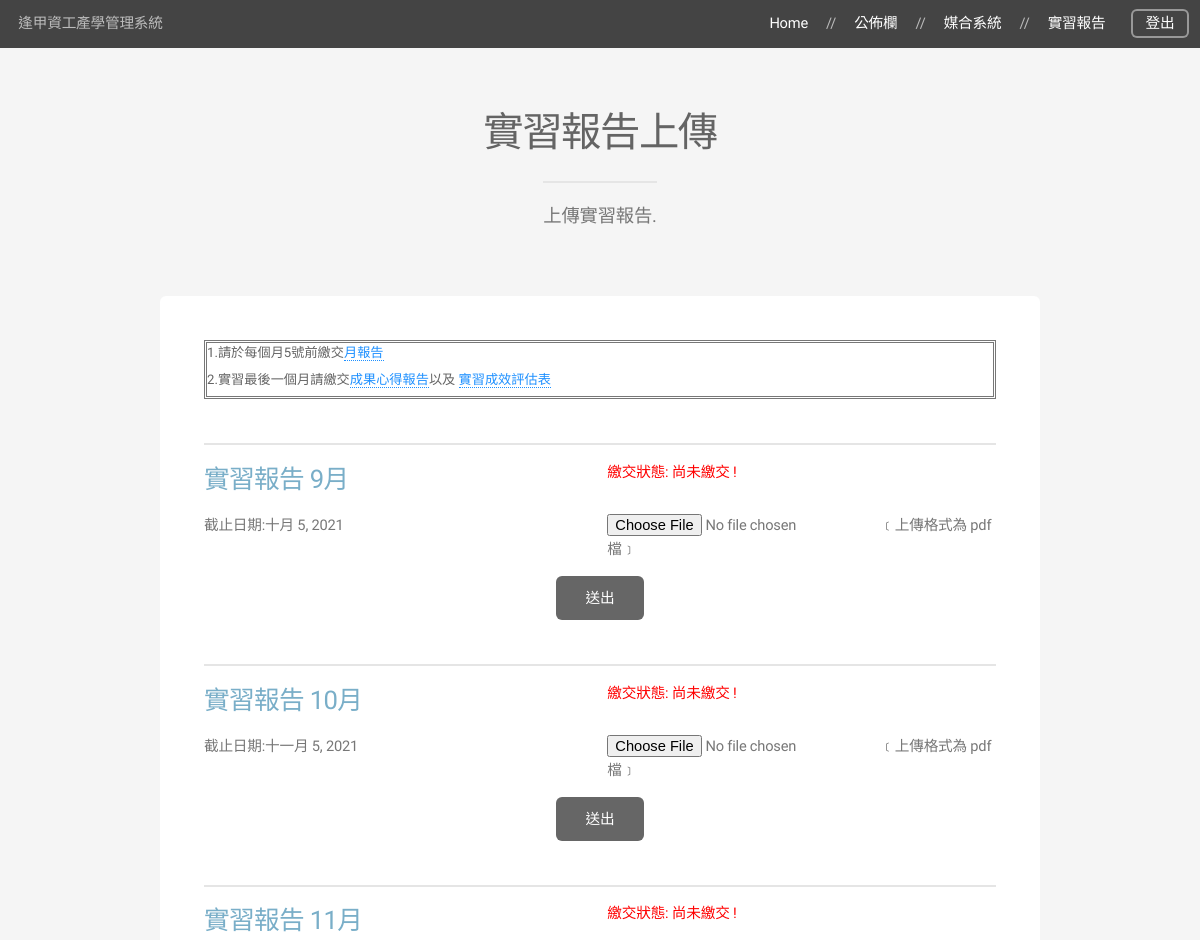
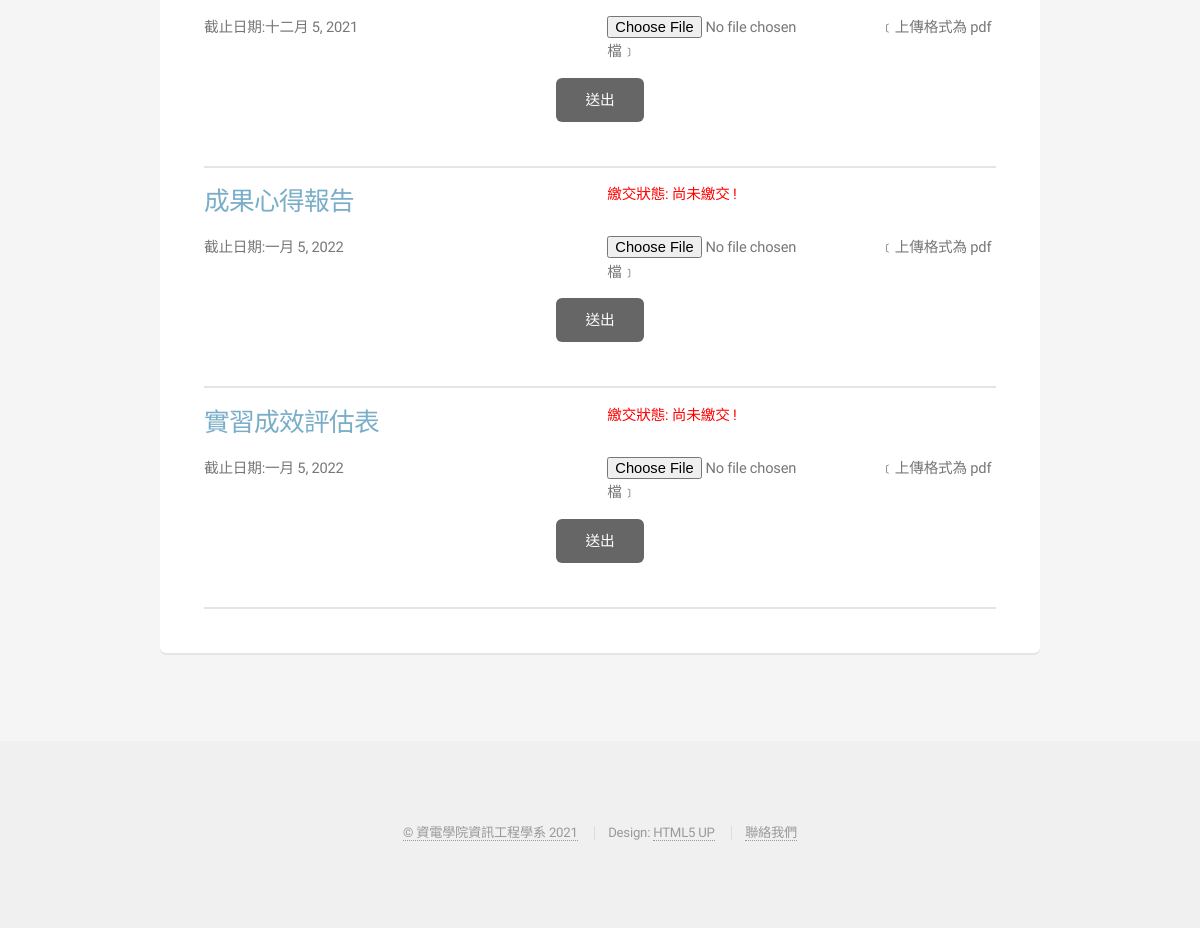
Page /inter_ship/student/ (signed in) on the committed database (2 pictures, top to bottom).
### inter_ship/models.py (models this page shows, shortened)
class MonthReport(models.Model):
    title = models.CharField(max_length=10, verbose_name='標題', blank=True, null=True)
    student = models.ForeignKey(Student, related_name='diary_student', on_delete=models.CASCADE, verbose_name='學生')
    report = models.FileField(upload_to='report/', validators=[validators.FileExtensionValidator(['pdf'],
                              message='報告必須為pdf格式')], verbose_name='實習報告', blank=True, null=True)
    deadline = models.DateField(verbose_name='截止日期')
    delay_upload = models.BooleanField(verbose_name='補交', default=False)
    company_tutor_feedback = models.TextField(verbose_name='企業導師回饋', blank=True, null=True)
    company_tutor_feedback_date = models.DateField(verbose_name='企業導師回饋日期', blank=True, null=True)
    university_tutor_feedback = models.TextField(verbose_name='大學導師回饋', blank=True, null=True)
    university_tutor_feedback_date = models.DateField(verbose_name='大學導師回饋日期', blank=True, null=True)
    class Meta:
        ordering = ('student',)
        verbose_name = '實習報告'
        verbose_name_plural = '實習報告'

### inter_ship/views.py (the view, shortened to what this page needs)
# urls.py: path('student/', views.report_student),
def report_student(request):
    if request.user.is_authenticated:
        if request.user.profile.role == Profile.STUDENT:
            check_user = Student.objects.filter(user=request.user)
            if check_user.exists():
                check_inter_ship = InterShip.objects.filter(student=check_user.get())
                if check_inter_ship.exists():
                    check_month_report = MonthReport.objects.filter(student=check_user.get())
                    if check_month_report.exists():
                        month_report = check_month_report.all().order_by('deadline')
                        deadline_compare = datetime.datetime.now().date()
                else:
                    return HttpResponse("未有實習資料!")
            else:
                message = '使用者個人資料未定義!'
                return redirect('/system/student/studentEdit')
        else:
            message = '身分錯誤！請先登出切換身分！'
            return redirect('/system')
        return render(request, 'report_student.html', locals())
    else:
        return redirect('')

### inter_ship/templates/report_student.html (shortened to what this page needs)
{% extends 'base.html' %}
{% block headmessage %}
    <header>
        <h2>實習報告上傳</h2>
        <p>上傳實習報告.</p>
    </header>
{% endblock %}
{% block content %}
    <div class="box">
        <form method="POST" action="#" enctype="multipart/form-data">
            <div class="row gtr-50 gtr-uniform">
                <div class="col-12">
                    <div style="border: double">
                        <h5>1.請於每個月5號前繳交<a style="color: dodgerblue"href="/media/important/month_report(student).odt" target="_blank">月報告</a></h5>
                        <h5>2.實習最後一個月請繳交<a style="color: dodgerblue"href="/media/important/final_report(student).doc" target="_blank">成果心得報告</a>以及
                            <a style="color: dodgerblue"href="/media/important/evaluation_report(student).doc" target="_blank">實習成效評估表</a></h5>
                    </div>
                </div>
                <div class="col-12">
                    <hr/>
                </div>
                {% for list in month_report %}
                    <div class="col-6 col-12-mobilep">
                         <h3 style="color: #79aec8">{{ list.title }}</h3>
                    </div>
                    <div class="col-6 col-12-mobilep">
                        {% if list.report != '' and list.delay_upload == False %}
                            <strong style="color: forestgreen">繳交狀態: 準時繳交!</strong>
                            <a href="/media/{{ list.report }}" target="_blank">瀏覽報告</a>
                        {% elif list.report != '' and list.delay_upload == True %}
                            <strong style="color: darkorange">繳交狀態: 補交!</strong>
                            <a href="/media/{{ list.report }}" target="_blank">瀏覽報告</a>
                        {% else %}
                            <strong style="color: red">繳交狀態: 尚未繳交 !</strong>
                        {% endif %}
                    </div>
                    <div class="col-6 col-12-mobilep">
                        <p> 截止日期:{{ list.deadline }}</p>
                    </div>
                    <div class="col-6 col-12-mobilep">
                        <input type="file" name="report{{ list.id }}"/>﹝上傳格式為 pdf 檔﹞
                    </div>
                    <br>
                    <div class="col-12">
                        <ul class="actions special">
                            <li><input type="submit" value="送出" name="report{{ list.id }}button"/></li>
                        </ul>
                    </div>
                    <div class="col-12">
                        <hr/>
                    </div>
                {% endfor %}
            </div>
        </form>
    </div>
{% endblock %}

### rows in the picture
MonthReport: title "實習報告 9月", report "繳交狀態: 尚未繳交 !", deadline "十月 5, 2021"
MonthReport: title "實習報告 10月", report "繳交狀態: 尚未繳交 !", deadline "十一月 5, 2021"
MonthReport: title "實習報告 11月", report "繳交狀態: 尚未繳交 !", deadline "十二月 5, 2021"
MonthReport: title "成果心得報告", report "繳交狀態: 尚未繳交 !", deadline "一月 5, 2022"
MonthReport: title "實習成效評估表", report "繳交狀態: 尚未繳交 !", deadline "一月 5, 2022"
